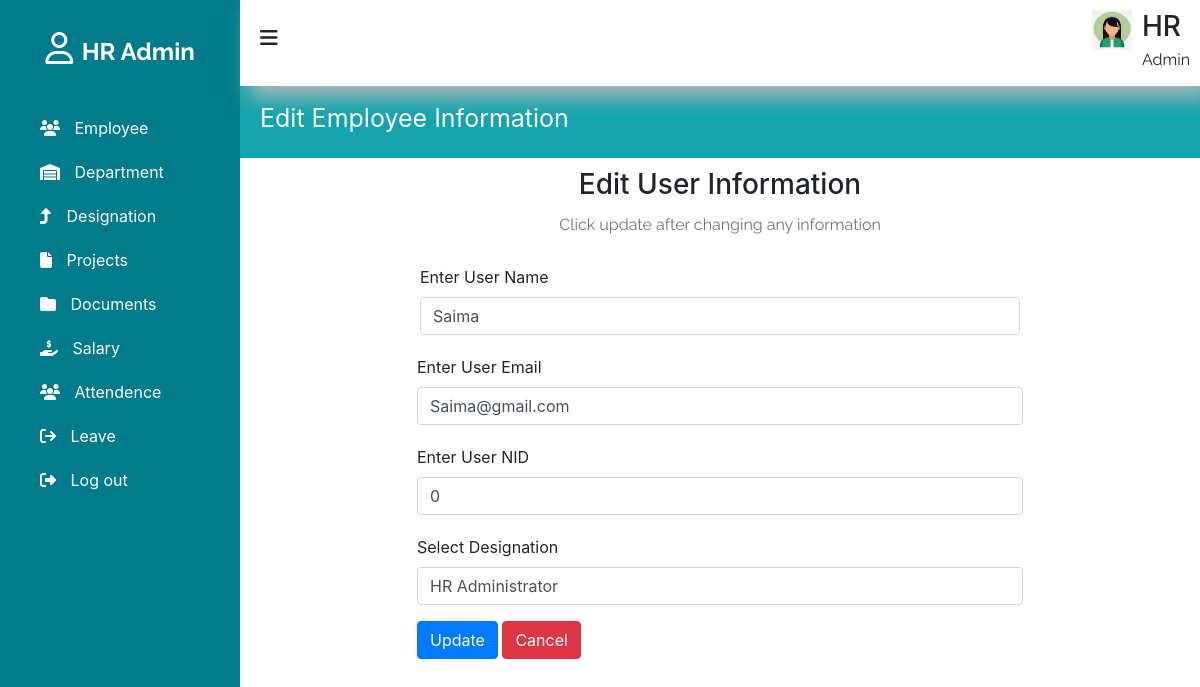
Screenshot of /edit_employee.php?id=13 with the database file from the repository.
### tables this page shows
CREATE TABLE `users` (
  `id` int(11) NOT NULL,
  `first_name` varchar(255) NOT NULL,
  `last_name` varchar(255) NOT NULL,
  `email` varchar(255) NOT NULL,
  `password` varchar(255) NOT NULL,
  `NID` varchar(30) NOT NULL,
  `desig_id` int(11) NOT NULL,
  `role` int(11) NOT NULL DEFAULT 1,
  `status` int(11) NOT NULL
);

CREATE TABLE `designation` (
  `id` int(100) NOT NULL,
  `department_id` int(11) NOT NULL,
  `name` varchar(100) NOT NULL,
  `department` varchar(100) NOT NULL
);

### edit_employee.php (the view, shortened to what this page needs)
<!DOCTYPE html>
<html lang="en">
<head>
  <link href="https://cdn.jsdelivr.net/npm/bootstrap@5.2.3/dist/css/bootstrap.min.css" rel="stylesheet"
>
    <link rel="stylesheet" href="https://cdnjs.cloudflare.com/ajax/libs/font-awesome/6.5.1/css/all.min.css"/>
    <link type="text/css" rel="stylesheet" href="style.css"/>
</head>
<body>
        <?php include ('sidebar.php'); ?>
      <section id="main-content">
            <?php include ('header.php'); ?>
            <div class="main_contect_body">
                    <div class= "department_tiltle" >
                        Edit Employee Information
                    </div>
                    <?php
                        include "include/db_connection.php";
                        $id = $_GET["id"];
                         ?>
                        <div class="container">
                            <div class="text-center mb-4">
                            <h3>Edit User Information</h3>
                            <p class="text-muted">Click update after changing any information</p>
                            </div>
                            <?php
                            $sql = "SELECT * FROM `users` WHERE id = $id LIMIT 1";
                            $result = mysqli_query($conn, $sql);
                            $row = mysqli_fetch_assoc($result);
                            ?>
                            <div class="container d-flex justify-content-center">
                            <form action="" method="post" style="width:50vw; min-width:300px;">
                                <div class="row mb-3">
                                <div class="col">
                                    <label class="form-label">Enter User Name</label>
                                    <input type="text" class="form-control" name="name" style="margin-bottom: 20px;" value="<?php echo $row['first_name'] ?>">
                                </div>
                                <div class="col1">
                                    <label class="form-label">Enter User Email</label>
                                    <input type="text" class="form-control" name="email" style="margin-bottom: 20px;" value="<?php echo $row['email'] ?>">
                                </div>
                                <div class="col2">
                                    <label class="form-label">Enter User NID</label>
                                    <input type="text" class="form-control" name="NID" style="margin-bottom: 20px;" value="<?php echo $row['NID'] ?>">
                                </div>
                                <div class="col3">
                                    <label class="form-label">Select Designation</label>
                                    <select class="form-control mb-3" name="department_id">
                                        <?php
                                        $desig = mysqli_query($conn, "SELECT * FROM designation");
                                        while ($desig_row = mysqli_fetch_assoc($desig)) {
                                            ?>
                                            <option value="<?php echo $desig_row['id']; ?>" <?php if ($row['desig_id'] == $desig_row['id']) echo "selected"; ?>>
                                                <?php echo $desig_row['name']; ?>
                                            </option>
                                            <?php
                                        }
                                        ?>
                                    </select>
                                </div>
                                <div>
                                <button type="submit" class="btn btn-primary" name="submit">Update</button>
                                <a href="index.php" class="btn btn-danger">Cancel</a>
                                </div>
                            </form>
                            </div>
                        </div>
            </div>
       </section>
</body>
<?php include ('footer.php'); ?>

### style.css (style rules this page uses)
p { margin: 0; padding: 0; font: 15px; line-height: 2; }
a { text-decoration: none; }
body { font-size: 14px; }
h3 { font-size: 25px; margin: 0; }
h1,h2,h3,h4,h5,h6,p { font-family: 'Raleway', sans-serif; }
* { margin: 0; padding: 0; box-sizing: border-box; list-style-type: none; text-decoration: none; }
.container { max-width: 1330px; margin: 0 auto; padding-left: 15px; padding-right: 15px; }
section#main-content { width: 80%; float: right; }
.main_contect_body { margin: 80px 0px 0px 0px; }
.department_tiltle { padding: 20px 5px 20px 20px; background-color: #15a4ad; color: #fff; font-size: 25px; margin-bottom: 10px; }

### rows the page displays
users: name "Saima", email "Saima@gmail.com", NID "0", department_id "HR Administrator"
